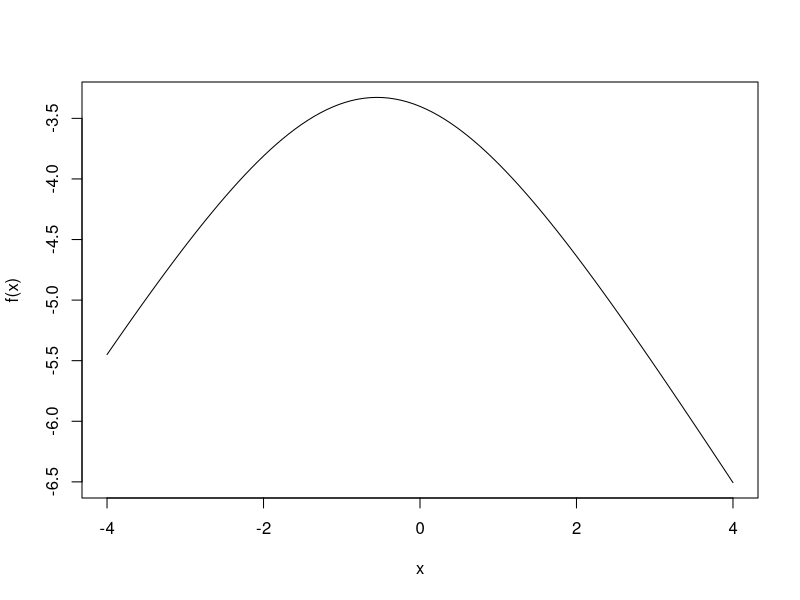

Write R code to recreate this figure.
library(survival)
library(tidyverse)
library(maxLik)

dat <-  data.frame(ratID = paste0("rat", 1:5),
                   time = c(55, 50, 70, 120, 110),
                   failure = c(0, 1, 1, 0, 1),
                   group = c(0, 1, 0, 1, 1))

sum(dat$failure)

dat <- rename(dat, x = group)
# x = 0 means rat not being sleep deprived
# x = 1 means rat being sleep deprived

dat.events <- subset(dat, failure == 1)

# Lets define the partial (log-)likelihood function
pLogLik <- function(beta) {
  numerator <- with(dat.events, x * beta)
  denominator <- rep(NA_real_, length(numerator))

  for(j in seq_along(denominator)) {
    tj <- dat.events[j, "time"]
    risk_set <- subset(dat, time >= tj)
    theta_j <- with(risk_set, exp(x * beta))
    denominator[j] <- log(sum(theta_j))
  }

  return(sum(numerator - denominator))
}

debugonce(pLogLik)
pLogLik(-1)

# Plotting
f <- Vectorize(pLogLik)
curve(f, from = -4, to = 4)

## Maximum partial-Likelihood estimation
fit.ML <- maxLik(pLogLik, start = c(beta = 0))
summary(fit.ML)
# The estimate value (beta) is -0.5493
# The ratio between rats been sleep deprived or not is exp(beta)
exp(fit.ML$estimate)

# With the `coxph` function:
fit.cph <- coxph(Surv(time, failure) ~ x, data = dat)
summary(fit.cph)
# the p-value comes from the Wald test. H0 = beta=0

# Observations
# The hazard (risk) in sleep deprived is lower (quantified by beta)
# The ratio between being sleep deprived or not is:
# exp(beta) ==> 0.58

# Another example
dat <- data.frame(time = c(6, 7, 10, 15, 19, 25),
                  event = c(1, 0, 1, 1, 0, 1),
                  age = c(67, 62, 34, 41, 46, 28))

fit <- coxph(Surv(time, event) ~ age, data = dat)
summary(fit)
# Interpretation
# 1. p-value is 30% so the efefct of age on risk is not significant
# 2. estimated_beta > 0: to higher age, higher risk (in other words. lower
# time to event)
